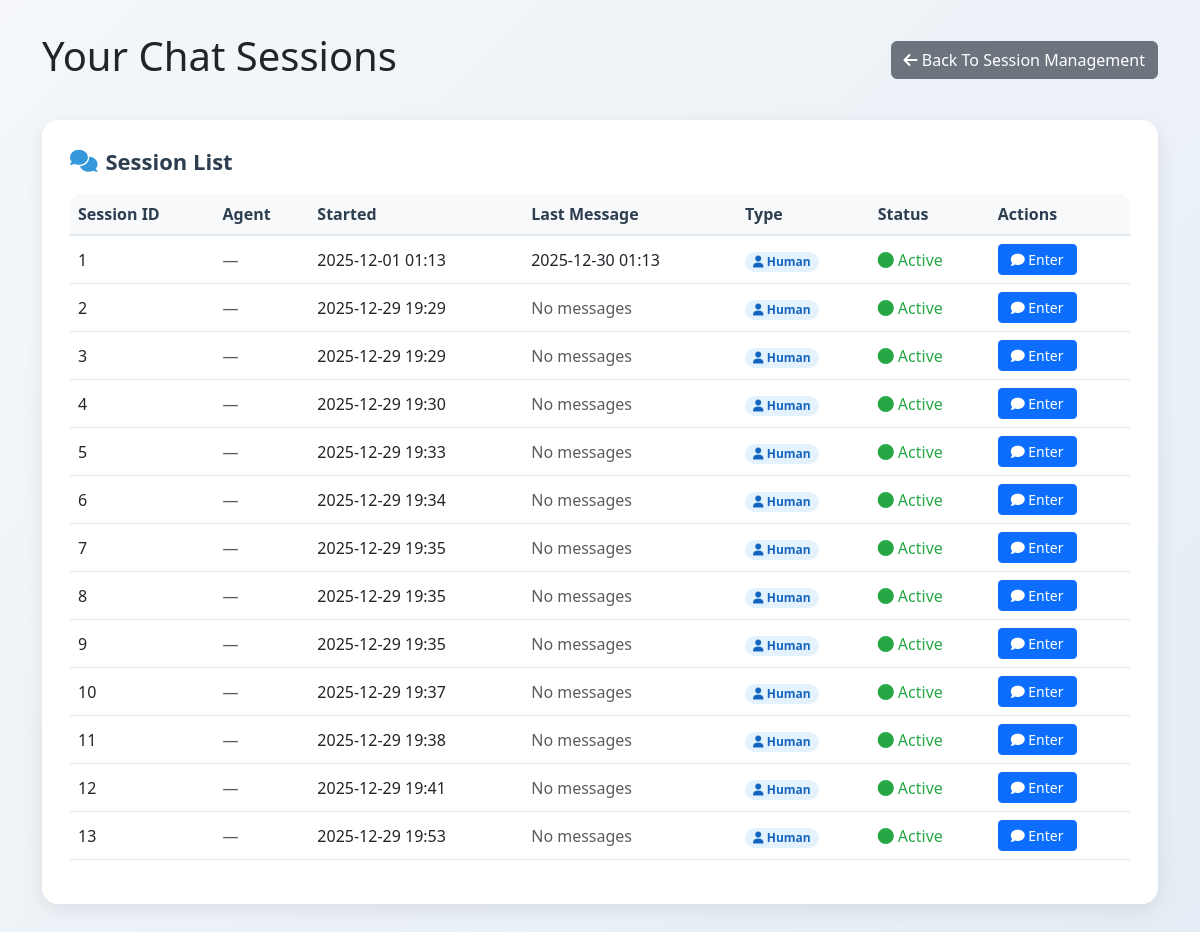
/chat_sessions (signed in), run on an earlier commit of the app's database.
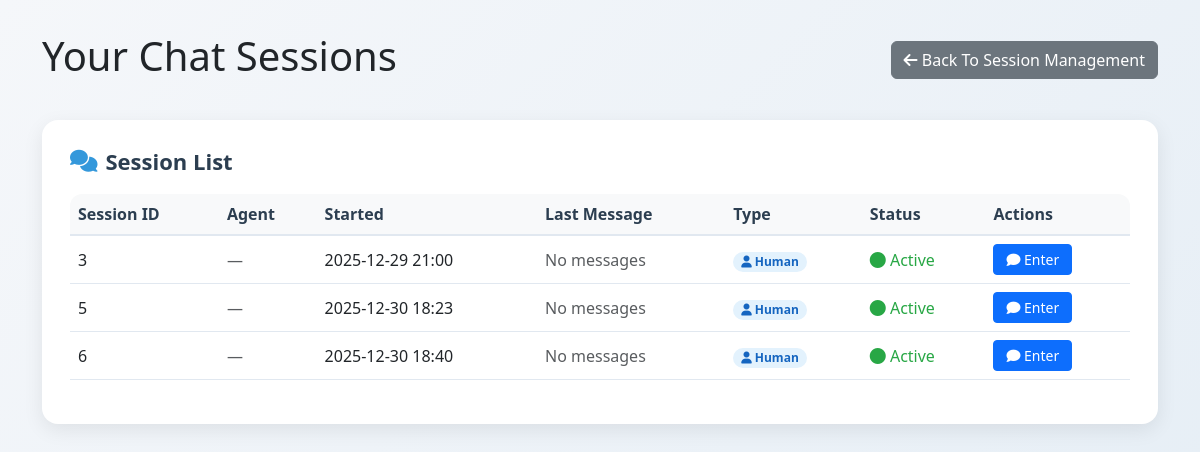
And on a later commit of the database.
### models.py (models this page shows, shortened)
class ChatSession(db.Model):
    __tablename__ = 'chat_sessions'
    id = db.Column(db.Integer, primary_key=True, autoincrement=True)
    user_id = db.Column(db.Integer, db.ForeignKey('users.id'), nullable=False, comment='发起会话的用户ID| User ID initiating the session')
    agent_id = db.Column(db.Integer, db.ForeignKey('users.id'), nullable=True, comment='处理会话的客服ID| Agent ID handling the session')
    service_id = db.Column(db.Integer, db.ForeignKey('services.id'), nullable=True, comment='关联服务ID| Associated service ID')
    appointment_id = db.Column(db.Integer, db.ForeignKey('appointments.id'), nullable=True, comment='关联预约ID| Associated appointment ID')
    start_time = db.Column(db.DateTime, default=lambda: datetime.now(UTC), comment='会话开始时间| Session start time')
    end_time = db.Column(db.DateTime, nullable=True, comment='会话结束时间| Session end time')
    status = db.Column(db.String(20), default='active', comment='状态：active/closed/timeout| Status: active/closed/timeout')
    last_message_time = db.Column(db.DateTime, nullable=True, comment='最后消息时间| Last message time')
    initiator = db.relationship('User', foreign_keys=[user_id], back_populates='initiated_chat_sessions')
    handler = db.relationship('User', foreign_keys=[agent_id], back_populates='handled_chat_sessions')
    service = db.relationship('Service', back_populates='chat_sessions', lazy=True)
    appointment = db.relationship('Appointment', back_populates='chat_session', lazy=True)
    messages = db.relationship('Message', backref='chat_session', lazy=True, cascade='all, delete-orphan')

### routes.py (the view)
    @app.route('/chat_sessions')
    def chat_sessions():
        if 'user_id' not in session:
            return redirect(url_for('login'))
        role = session['role']
        user_id = session['user_id']
        if role == 'user':
            sessions = ChatSession.query.filter_by(user_id=user_id).all()
        elif role == 'agent':
            sessions = ChatSession.query.filter(
                (ChatSession.agent_id == user_id) |
                (ChatSession.agent_id.is_(None))
            ).all()
        else:  # admin
            sessions = ChatSession.query.all()
        return render_template('chat_sessions.html', sessions=sessions)

### templates/chat_sessions.html (shortened to what this page needs)
<!DOCTYPE html>
<html lang="en">
<head>
    <link href="https://cdn.jsdelivr.net/npm/bootstrap@5.3.0/dist/css/bootstrap.min.css" rel="stylesheet">
    <link rel="stylesheet" href="https://cdnjs.cloudflare.com/ajax/libs/font-awesome/6.4.0/css/all.min.css">
</head>
<body>
    <div class="container">
        <div class="dashboard-header">
            <h1>
                {% if session.role == 'user' %}Your Chat Sessions{% endif %}
            </h1>
            <a href="/session_management" class="btn btn-secondary">
                <i class="fas fa-arrow-left"></i> Back To Session Management
            </a>
        </div>
        <div class="section-card">
            <h2><i class="fas fa-comments"></i> Session List</h2>
            {% if not sessions %}
                <div class="text-center py-5 text-muted">
                    <i class="fas fa-comment-slash fa-3x mb-3"></i>
                    <p>{% if session.role == 'user' %}No chat sessions yet. Start a new chat!{% endif %}
                       {% if session.role == 'agent' %}No available chat sessions.{% endif %}
                       {% if session.role == 'admin' %}No chat sessions recorded.{% endif %}</p>
                    {% if session.role == 'user' %}
                        <a href="/start_chat" class="btn btn-primary mt-2">
                            <i class="fas fa-plus"></i> Start New Chat
                        </a>
                    {% endif %}
                </div>
            {% else %}
                <div class="table-responsive">
                    <table class="table table-hover">
                        <thead>
                            <tr>
                                <th>Session ID</th>
                                {% if session.role != 'agent' %}<th>Agent</th>{% endif %}
                                <th>Started</th>
                                <th>Last Message</th>
                                <th>Type</th>
                                <th>Status</th>
                                <th>Actions</th>
                            </tr>
                        </thead>
                        <tbody>
                            {% for sess in sessions %}
                            <tr>
                                <td>{{ sess.id }}</td>
                                {% if session.role != 'agent' %}
                                    <td>
                                        {% if sess.agent %}
                                            {{ sess.agent.username }}
                                            <small class="d-block text-muted">{{ sess.agent.id }}</small>
                                        {% else %}
                                            <span class="text-muted">—</span>
                                        {% endif %}
                                    </td>
                                {% endif %}
                                <td>{{ sess.start_time.strftime('%Y-%m-%d %H:%M') }}</td>
                                <td>
                                    {% if sess.last_message_time %}
                                        {{ sess.last_message_time.strftime('%Y-%m-%d %H:%M') }}
                                    {% else %}
                                        <span class="text-muted">No messages</span>
                                    {% endif %}
                                </td>
                                <td>
                                    {% if sess.use_bot and not sess.agent_id %}
                                        <span class="badge badge-bot"><i class="fas fa-robot"></i> Bot</span>
                                    {% else %}
                                        <span class="badge badge-human"><i class="fas fa-user"></i> Human</span>
                                    {% endif %}
                                </td>
                                <td>
                                    {% if sess.end_time %}
                                        <span class="status-ended"><i class="fas fa-check-circle"></i> Ended</span>
                                    {% else %}
                                        <span class="status-active"><i class="fas fa-circle"></i> Active</span>
                                    {% endif %}
                                </td>
                                <td>
                                    <a href="/chat/{{ sess.id }}" class="btn btn-primary btn-sm action-btn">
                                        <i class="fas fa-comment"></i> Enter
                                    </a>
                                </td>
                            </tr>
                            {% endfor %}
                        </tbody>
                    </table>
                </div>
            {% endif %}
        </div>
    </div>
</body>
</html>

### templates/chat_sessions.html (style rules this page uses)
body { background: linear-gradient(135deg, #f5f7fa 0%, #e4edf5 100%); min-height: 100vh; padding: 2rem 0; }
.dashboard-header { display: flex; justify-content: space-between; align-items: center; margin-bottom: 2rem; }
.section-card { background: #ffffff; border-radius: 16px; box-shadow: 0 6px 20px rgba(0, 0, 0, 0.08); padding: 1.75rem; margin-bottom: 2rem; }
.section-card h2 { font-weight: 600; color: #2c3e50; margin-bottom: 1.25rem; font-size: 1.375rem; display: flex; align-items: center; gap: 0.5rem; }
.section-card h2 i { color: #3498db; }
.table-responsive { border-radius: 12px; overflow: hidden; }
.table th { background-color: #f8f9fa; color: #2c3e50; font-weight: 600; border-bottom: 2px solid #e1e8f0; }
.table td { vertical-align: middle; border-bottom: 1px solid #e1e8f0; }
.badge { font-size: 0.75rem; padding: 0.25rem 0.5rem; border-radius: 12px; }
.badge-human { background-color: #e3f2fd; color: #1565c0; }
.status-active { color: #28a745; font-weight: 500; }
.action-btn { padding: 0.25rem 0.75rem; font-size: 0.875rem; }

What changed in the data, as far as the page shows it:
removed ChatSession: id "1", start_time "2025-12-01 01:13", last_message_time "2025-12-30 01:13", shows "Active"
removed ChatSession: id "2", start_time "2025-12-29 19:29", shows "No messages", shows "Active"
no longer on this page (row edited): ChatSession: id "4", start_time "2025-12-29 19:30", shows "No messages", shows "Active"
removed ChatSession: id "7", start_time "2025-12-29 19:35", shows "No messages", shows "Active"
removed ChatSession: id "8", start_time "2025-12-29 19:35", shows "No messages", shows "Active"
removed ChatSession: id "9", start_time "2025-12-29 19:35", shows "No messages", shows "Active"
removed ChatSession: id "10", start_time "2025-12-29 19:37", shows "No messages", shows "Active"
removed ChatSession: id "11", start_time "2025-12-29 19:38", shows "No messages", shows "Active"
removed ChatSession: id "12", start_time "2025-12-29 19:41", shows "No messages", shows "Active"
removed ChatSession: id "13", start_time "2025-12-29 19:53", shows "No messages", shows "Active"
changed ChatSession id 3: start_time "2025-12-29 19:29" → "2025-12-29 21:00"
changed ChatSession id 5: start_time "2025-12-29 19:33" → "2025-12-30 18:23"
changed ChatSession id 6: start_time "2025-12-29 19:34" → "2025-12-30 18:40"
